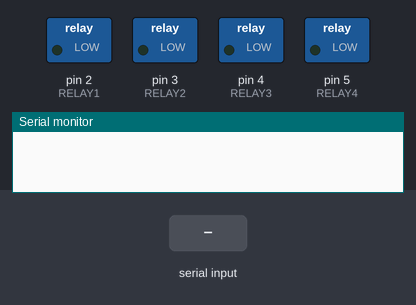
This sketch was run on a simulated Arduino Uno, built with avr-gcc and run on an emulated ATmega328P. Shown: switched loads named in the sketch (green lamp = pin HIGH), the last lines printed to the serial monitor. The inputs (shaded band) are chosen by the test bench.

Above: at 1.2 s.
1.3 s: "1" received over Serial
At 2.5 s:
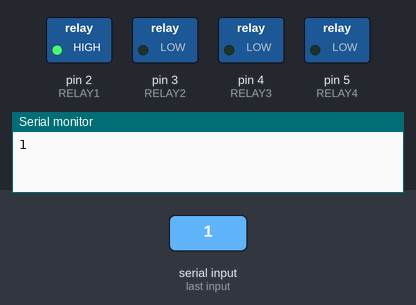
2.8 s: "3" received over Serial
At 3.8 s:
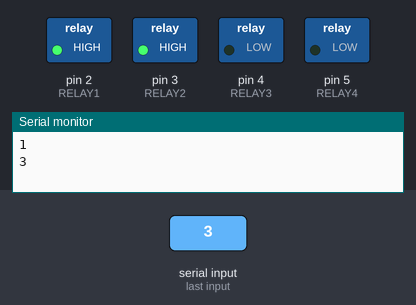
4.3 s: "2" received over Serial
At 5.0 s:
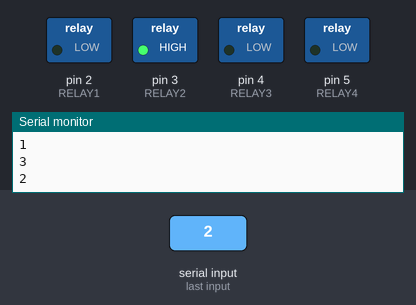
5.8 s: "5" received over Serial
At 6.1 s:
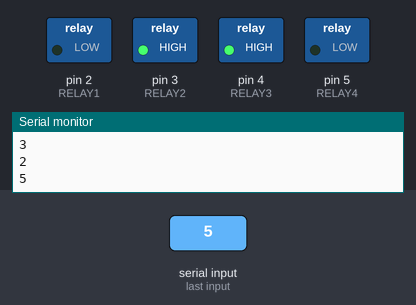
7.3 s: "4" received over Serial
At 8.5 s:
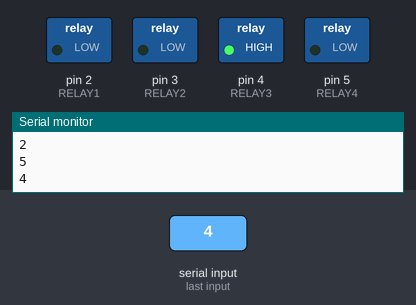
8.8 s: "7" received over Serial
At 9.6 s:
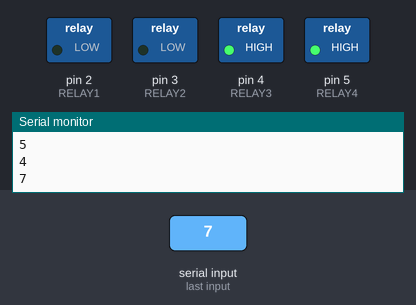
Timing chart, 0 to 11.3 s (numbered marks = the images above; inputs shaded):
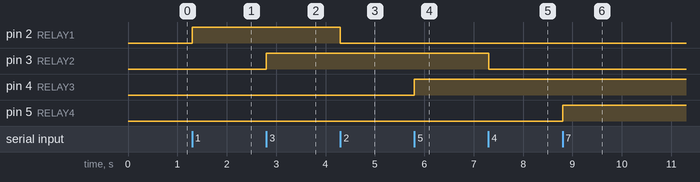

Measured:
- after the input at 1.3 s, pin 2 (RELAY1): LOW → HIGH at once
- after the input at 2.8 s, pin 3 (RELAY2): LOW → HIGH at once
- after the input at 4.3 s, pin 2 (RELAY1): HIGH → LOW at once
- after the input at 5.8 s, pin 4 (RELAY3): LOW → HIGH at once
- after the input at 7.3 s, pin 3 (RELAY2): HIGH → LOW at once
- after the input at 8.8 s, pin 5 (RELAY4): LOW → HIGH at once

The sketch:

SERIAL_TEST.ino
```cpp
char receivedChar;
int RELAY1 = 2;
int RELAY2 = 3;
int RELAY3 = 4;
int RELAY4 = 5;
int VCC = 6 ;
char getstr;

void setup()
{
  Serial.begin(9600);
  pinMode(VCC, OUTPUT);
  pinMode(RELAY1, OUTPUT);
  pinMode(RELAY2, OUTPUT);
  pinMode(RELAY3, OUTPUT);
  pinMode(RELAY4, OUTPUT);
}
void loop()
{
  while(Serial.available()>0){
    receivedChar = Serial.read();
    Serial.println(receivedChar);
    if(receivedChar=='1')
    {
      digitalWrite(RELAY1, HIGH );
      delay(300);
    }
    else if(receivedChar=='2')
      {
      digitalWrite(RELAY1, LOW );
      delay(300);
      }
    if(receivedChar=='3')
    {
      digitalWrite(RELAY2, HIGH );
      delay(300);
    }
    else if(receivedChar=='4')
    {
      digitalWrite(RELAY2, LOW );
      delay(300);
    }
    if(receivedChar=='5')
    {
      digitalWrite(RELAY3, HIGH );
      delay(300);
    }
    else if(receivedChar=='6')
    {
      digitalWrite(RELAY3, LOW );
      delay(300);
    }
    if(receivedChar=='7')
    {
      digitalWrite(RELAY4, HIGH );
      delay(300);
    }
    else if (receivedChar=='8')
    {
      digitalWrite(RELAY4, LOW );
      delay(300);
    }
  }
}
```
